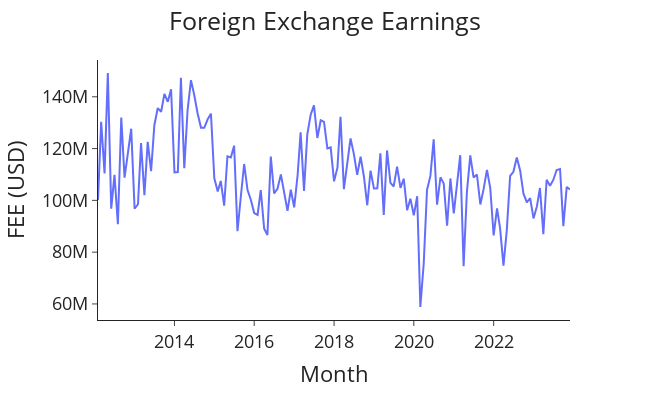
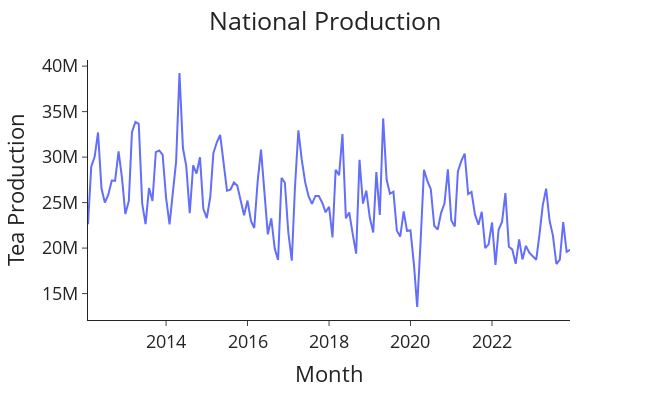

The code cell stored with these charts, in order, in its notebook:
### Code cell
# Plot forex earnings data
plot_forex_earnings(df=data, y='FEE_(USD)')
# Plot production data
plot_production(df=data, y='National_Production_(Kg)')

### Figure 1 — Plotly figure (JSON) as saved in the notebook; plotly's stock layout.template omitted (floating-point values rounded to 4 significant figures; data arrays with more than 128 entries replaced by an {"elided": "..."} marker saying what was removed)
{"data": [{"hovertemplate": "Month=%{x}<br>FEE (USD)=%{y}<extra></extra>", "legendgroup": "", "line": {"color": "#636efa", "dash": "solid"}, "marker": {"symbol": "circle"}, "mode": "lines", "name": "", "orientation": "v", "showlegend": false, "type": "scatter", "x": {"elided": "143 str values"}, "xaxis": "x", "y": {"elided": "143 float values"}, "yaxis": "y"}], "layout": {"font": {"size": 18}, "height": 400, "legend": {"tracegroupgap": 0}, "margin": {"t": 60}, "title": {"text": "Foreign Exchange Earnings", "x": 0.5}, "width": 650, "xaxis": {"anchor": "y", "autorange": true, "domain": [0, 1], "range": ["2012-02-01", "2023-12-01"], "title": {"text": "Month"}, "type": "date"}, "yaxis": {"anchor": "x", "autorange": true, "domain": [0, 1], "range": [53800000.0, 154200000.0], "title": {"text": "FEE (USD)"}, "type": "linear"}}}

### Figure 2 — Plotly figure (JSON) as saved in the notebook; plotly's stock layout.template omitted (floating-point values rounded to 4 significant figures; data arrays with more than 128 entries replaced by an {"elided": "..."} marker saying what was removed)
{"data": [{"hovertemplate": "Month=%{x}<br>Tea Production=%{y}<extra></extra>", "legendgroup": "", "line": {"color": "#636efa", "dash": "solid"}, "marker": {"symbol": "circle"}, "mode": "lines", "name": "", "orientation": "v", "showlegend": false, "type": "scatter", "x": {"elided": "143 str values"}, "xaxis": "x", "y": {"elided": "143 float values"}, "yaxis": "y"}], "layout": {"font": {"size": 18}, "height": 400, "legend": {"tracegroupgap": 0}, "margin": {"t": 60}, "title": {"text": "National Production", "x": 0.5}, "width": 650, "xaxis": {"anchor": "y", "autorange": true, "domain": [0, 1], "range": ["2012-02-01", "2023-12-01"], "title": {"text": "Month"}, "type": "date"}, "yaxis": {"anchor": "x", "autorange": true, "domain": [0, 1], "range": [12100000.0, 40670000.0], "title": {"text": "Tea Production"}, "type": "linear"}}}
